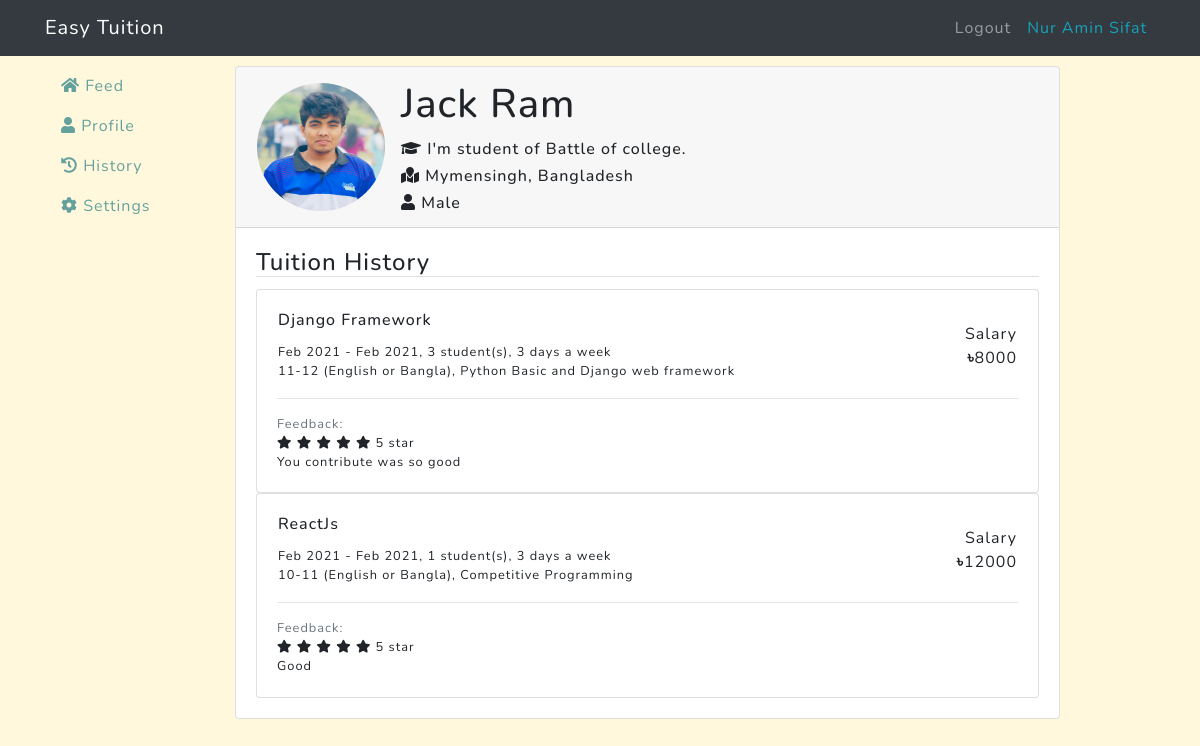
/tutor/profile/4/ (signed in), run on an earlier commit of the app's database.
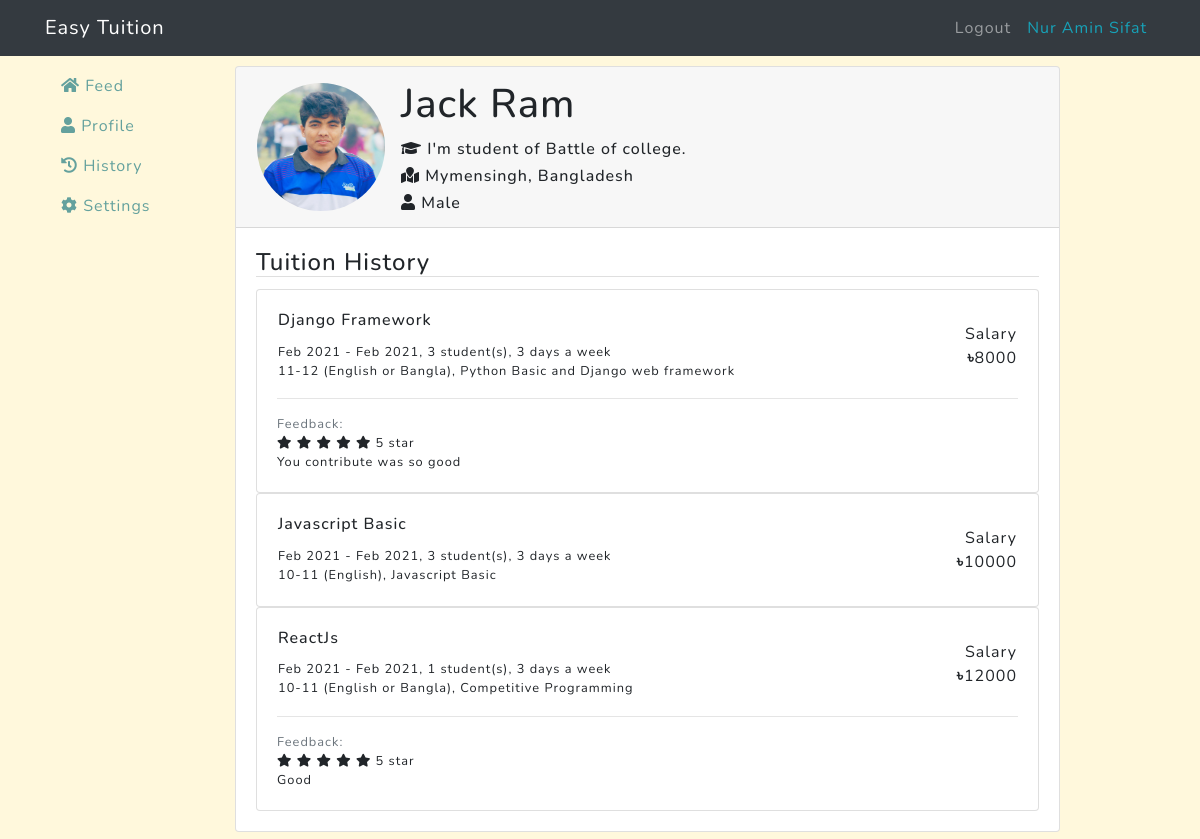
And on a later commit of the database.
### users/models.py (models this page shows, shortened)
class User(AbstractBaseUser):
    email = models.EmailField(
        verbose_name='Email address',
        max_length=255,
        unique=True,
    )
    is_active = models.BooleanField(default=True)
    is_admin = models.BooleanField(default=False)
    is_client = models.BooleanField(default=False)
    is_tutor = models.BooleanField(default=False)
    name = models.CharField(max_length=100, null=False, verbose_name='Full name')
    bio = models.CharField(max_length=1000, verbose_name='Bio')
    location = models.CharField(max_length=1000, verbose_name='Location')
    gender = models.CharField(max_length=20, verbose_name='Gender')
    title = models.CharField(max_length=1000, verbose_name='Overview title')  # Overview title
    overview = models.TextField(verbose_name='Overview')
    expertise = models.CharField(max_length=1000, verbose_name='Expertise')
    profile_img = models.TextField(verbose_name='Profile Image', blank=True)
    USERNAME_FIELD = 'email'
    REQUIRED_FIELDS = ['name']
    objects = UserManager()

### tution/models.py (models this page shows, shortened)
class Ad(models.Model):
    ad_time = models.DateTimeField(auto_now=True, verbose_name='Ad time')
    title = models.CharField(max_length=1000, null=False, verbose_name='Title')
    description = models.TextField(verbose_name='Description')
    subjects = models.CharField(max_length=1000, null=False, verbose_name='Subjects')
    type = models.CharField(max_length=200, null=False, verbose_name='Type')
    grade = models.CharField(max_length=200, null=False, verbose_name='Class')
    gender = models.CharField(max_length=20, verbose_name='Gender')
    pref_gender = models.CharField(max_length=20, verbose_name='Preferred Gender')
    std_count = models.IntegerField(verbose_name='Student Count')
    time = models.CharField(max_length=200, verbose_name='Teaching Time')
    days = models.IntegerField(null=False, verbose_name='How many days a week')
    location = models.CharField(max_length=1000, null=False, verbose_name='Location')
    salary = models.IntegerField(null=False, verbose_name='Monthly Salary')
    client = models.ForeignKey(User, on_delete=models.CASCADE)
    taken = models.BooleanField(default=False, verbose_name='Taken')  # Whether the job is taken
    approve = models.BooleanField(default=False)
    timeout = models.DateTimeField(null=False,
                                   verbose_name='Run This Ad Until')  # The Ad will be available until that time

class Assignee(models.Model):  # taken = True
    ad = models.ForeignKey(Ad, on_delete=models.CASCADE, verbose_name="Ad")
    tutor = models.ForeignKey(User, on_delete=models.CASCADE, verbose_name="Tutor")
    from_date = models.DateField(null=False, verbose_name="Date Started")
    to_date = models.DateField(null=True, verbose_name="Date finished", blank=True)

### tutor/models.py (models this page shows, shortened)
class TutorFeedback(models.Model):
    ad = models.ForeignKey(Ad, on_delete=models.CASCADE)
    rating = models.IntegerField(verbose_name='Rating')
    feedback = models.TextField(verbose_name='Feedback')

### tutor/decorators.py (the view)
    def wrapper(request, *args, **kwargs):
        decorated_view_func = login_required(request)
        if not decorated_view_func.user.is_authenticated:
            messages.warning(request, 'Please login first')
            return redirect('login-page')
        if not request.user.is_tutor:
            return redirect('home-page')
        else:
            return function(request, *args, **kwargs)

### tutor/templates/tutor/client_profile.html (shortened to what this page needs)
{% extends 'tutor/base_tutor.html' %}
{% load static %}
{% block content %}
    <div class="user-profile card">
        <div class="card-header">
            <table>
                <tr>
                    <td style="padding-right: 15px">
                        <img class="card-img user-image" src="/media/profile_imgs/{{ profile_img }}"
                             alt="A portrait of {{ profile.name }}"/>
                    </td>
                    <td>
                        <h1 class="card-title">
                            {{ profile.name }}
                        </h1>
                        <h6 class="card-text"><i class="fa fa-graduation-cap"></i> {{ profile.bio }}</h6>
                        <h6 class="card-text"><i class="fa fa-map-marked"></i> {{ profile.location }}</h6>
                        <h6 class="card-text"><i class="fa fa-user"></i> {{ profile.gender }}</h6>
                    </td>
                </tr>
            </table>
        </div>
        <div id="work_history" class="card-body">
            <h4 class="card-title hr">Tuition History</h4>
            {% if work_history %}
                {% for work in work_history %}
                    <div class="card">
                        <div class="card-body">
                            <table class="w-100">
                                <tr>
                                    <td>
                                        <h6 class="card-title">{{ work.title }}</h6>
                                        {% with assignee=work.assignee_set.first %}
                                            <p class="card-text small">{{ assignee.from_date|date:"M Y" }}
                                                - {{ assignee.to_date|date:"M Y" }},
                                                {{ work.std_count }} student(s), {{ work.days }} days a week<br>
                                                {{ work.grade }} ({{ work.type }}), {{ work.subjects }}
                                            </p>
                                        {% endwith %}
                                    </td>
                                    <td class="text-right">Salary<br><i class="fa">৳</i>{{ work.salary }}</td>
                                </tr>
                            </table>
                            <div class="feedback">
                                {% with feedback=work.tutorfeedback_set.first %}
                                    {% if feedback %}
                                        <hr>
                                        {% include 'tutor/feedback.inc.html' %}
                                    {% endif %}
                                {% endwith %}
                            </div>
                        </div>
                    </div>
                {% endfor %}
            {% else %}
                <p>No history found.</p>
            {% endif %}
        </div>
    </div>
{% endblock content %}

### tutor/templates/tutor/base_tutor.html (shortened to what this page needs)
{% load static %}
<!doctype html>
<html lang="en">
<head>
    <link rel="stylesheet" href="{% static 'vendor/bootstrap/css/bootstrap.min.css' %}">
    <link rel="stylesheet" href="https://cdnjs.cloudflare.com/ajax/libs/font-awesome/5.9.0/css/all.min.css"
/>
    <link href="{% static 'css/grayscale.min.css' %}" rel="stylesheet">
</head>
<body style="background-color: cornsilk;">
<nav class="navbar navbar-expand-lg navbar-dark fixed-top bg-dark">
    <div class="container">
        <a class="navbar-brand js-scroll-trigger" href="{% url 'tutor-feed' %}">Easy Tuition</a>
        <div class="collapse navbar-collapse" id="navbarResponsive">
            <ul class="navbar-nav ml-auto">
                <li class="nav-item">
                    <a class="nav-link" href="{% url 'tutor-logout' %}">Logout</a>
                </li>
                <li class="nav-item">
                    <a class="nav-link text-info disabled" href="{% url 'tutor-profile' user.id %}">{{ user.name }}</a>
                </li>
            </ul>
        </div>
    </div>
</nav>
<header style="padding-top: 56px">
    <div class="container">
        <div class="row">
            <nav class="col-md-3 col-lg-2 sidebar">
                <div class="position-fixed">
                    <ul class="nav flex-column">
                        <li class="nav-item">
                            <a class="nav-link {{ tutor_feed }}" href="{% url 'tutor-feed' %}">
                                <i class="fa fa-home"></i>
                                Feed
                            </a>
                        </li>
                        <li class="nav-item">
                            <a class="nav-link {{ tutor_profile }}" href="{% url 'tutor-profile' user.pk %}">
                                <i class="fa fa-user"></i>
                                Profile
                            </a>
                        </li>
                        <li class="nav-item">
                            <a class="nav-link {{ tutor_history }}" href="{% url 'tutor-history' %}">
                                <i class="fa fa-history"></i>
                                History
                            </a>
                        </li>
                        <li class="nav-item">
                            <a class="nav-link {{ tutor_settings }}" href="{% url 'tutor-settings' %}">
                                <i class="fa fa-cog"></i>
                                Settings
                            </a>
                        </li>
                    </ul>
                </div>
            </nav>
            <div class="col-md-9 main-section">
                {% block content %}{% endblock %}
            </div>
        </div>
    </div>
</header>
</body>
</html>

### tutor/templates/tutor/feedback.inc.html (shortened to what this page needs)
<p class="card-text small">
  <span class="text-muted">{{ whos_feedback }} Feedback:</span><br>
  {% with ''|center:feedback.rating as range %}
  {% for _ in range %}
    <i class="fas fa-star"></i>
  {% endfor %}
  {% endwith %}
  {{ feedback.rating }} star<br>
  {{ feedback.feedback }}</p>

### tutor/templates/tutor/client_profile.html (style rules this page uses)
.user-profile { margin: 10px 0; }
.user-profile .user-image { height: 8rem; width: 8rem; border-radius: 50%; }

What changed in the data, as far as the page shows it:
now on this page (row edited): Ad: title "Javascript Basic", assignee_set.first.from_date "Feb 2021", assignee_set.first.to_date "Feb 2021", std_count "3", days "3", grade "10-11", type "English", subjects "Javascript Basic", salary "10000"
